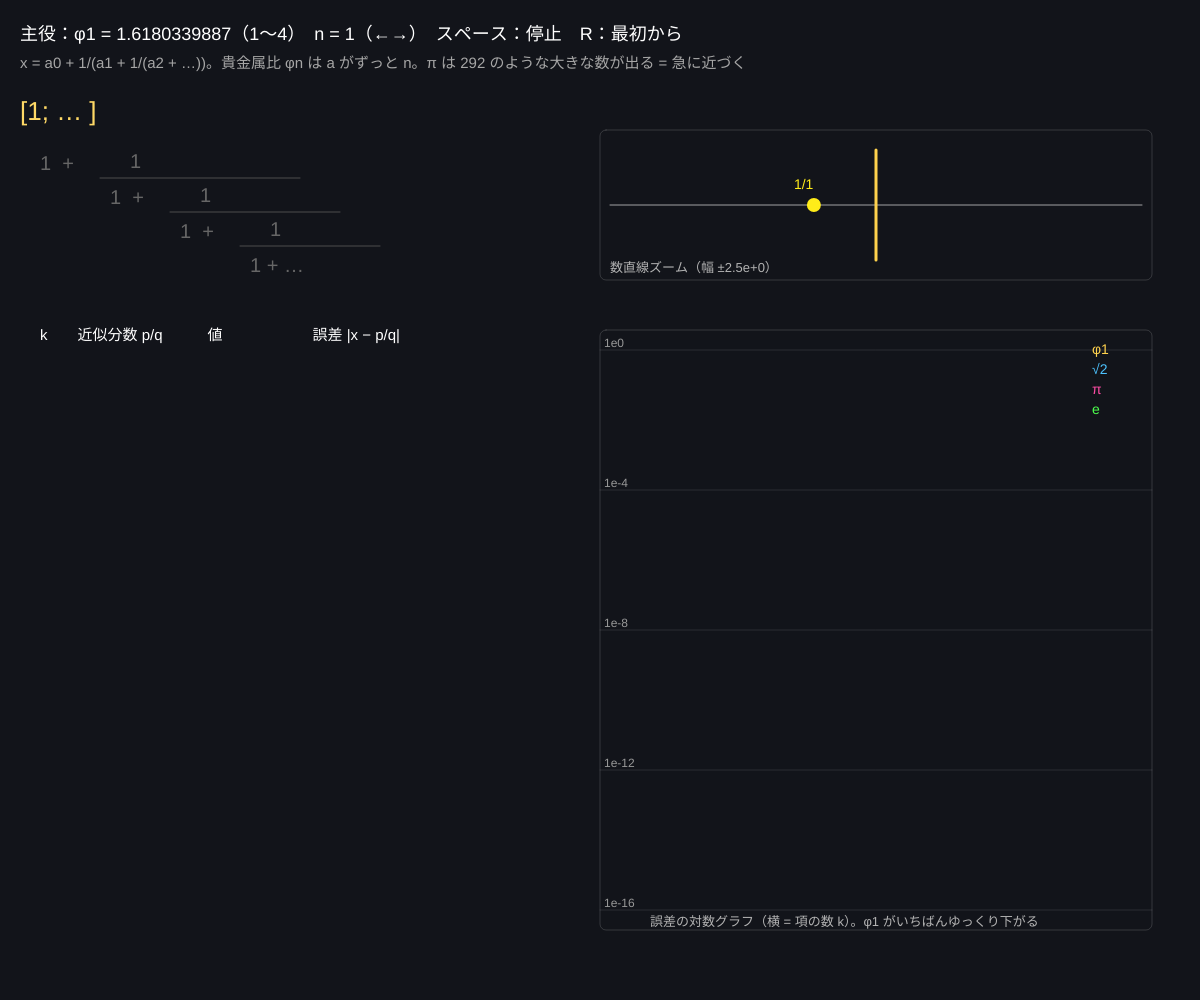
Frame 1 (no input)
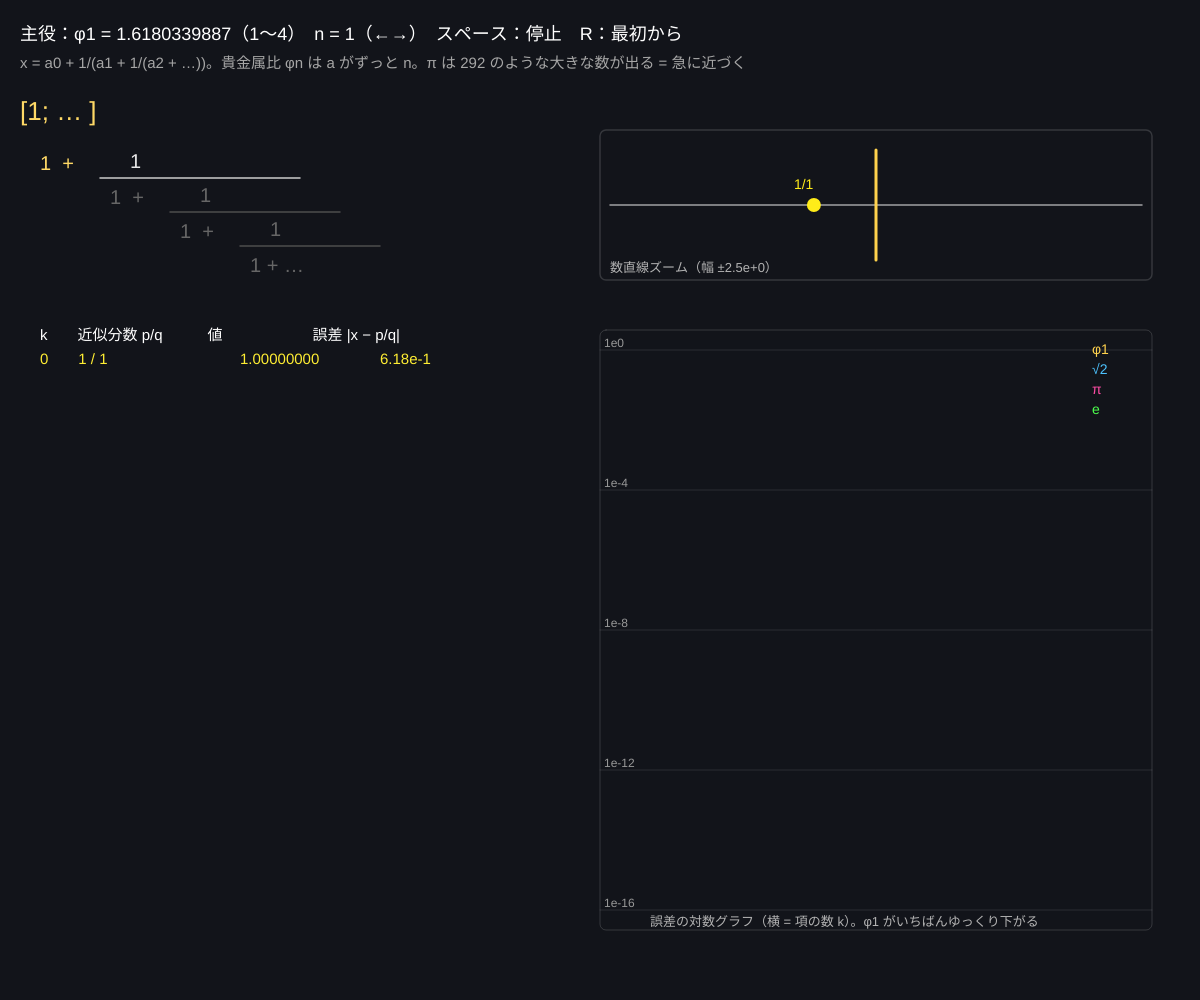
Frame 60 (no input)
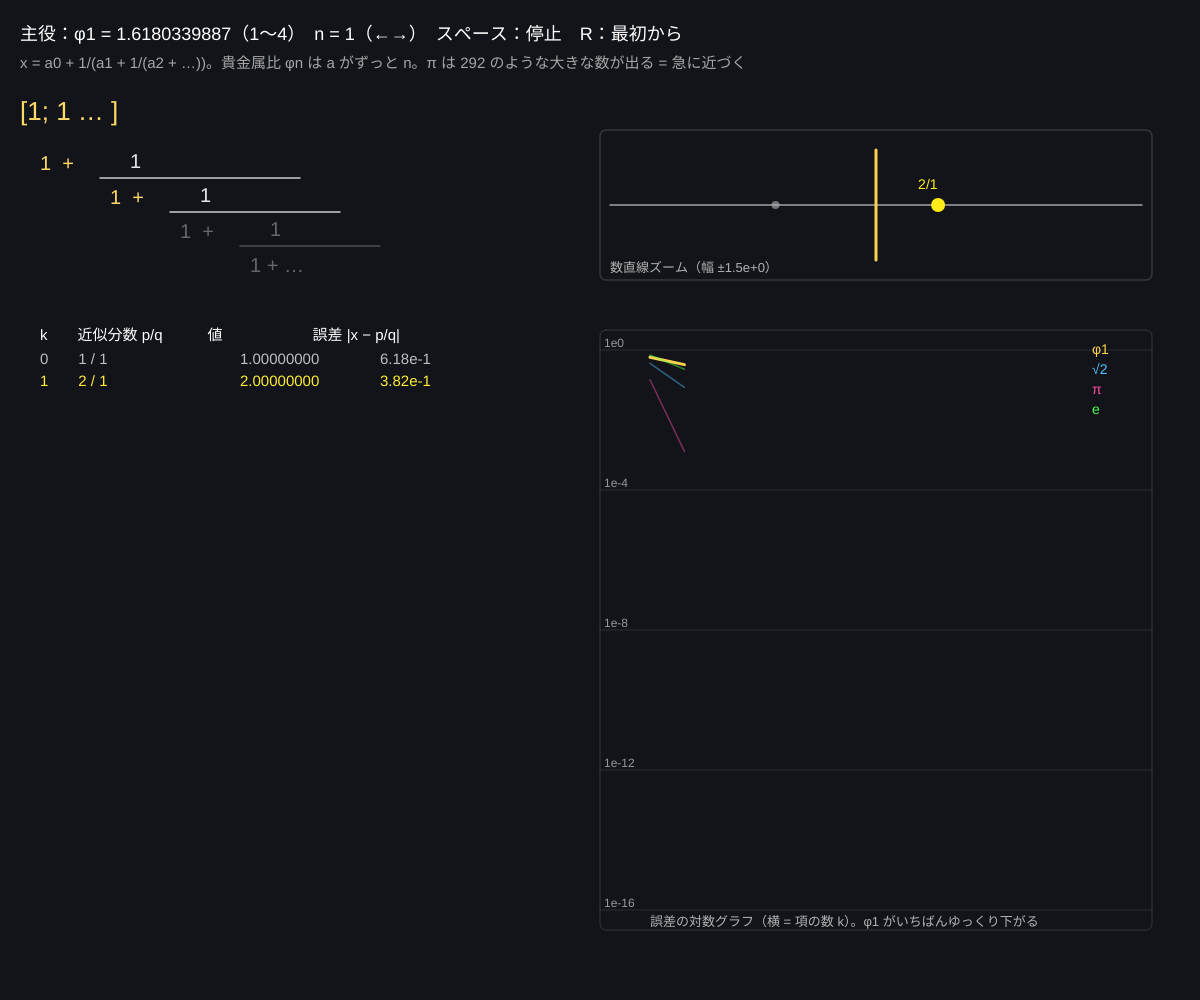
Frame 120 (the mouse pressed at the canvas centre since frame 60)

The p5.js sketch that drew these frames (run headless with seeded random() and noise() and a simulated clock; from frame 60 on, the mouse is pressed at the canvas centre):

// p5.js sketch
// ── sketch.js
// ============================================
// 02 連分数 ─ φn = [n; n, n, n, …]
// 数 x を「整数部分 + 1/(残り)」とくり返し分解する。貴金属比はずっと同じ数 n が並ぶ
// 途中で打ち切った分数（近似分数 p/q）がどれだけ速く x に近づくか、誤差を対数グラフで比べる
// ←→ = n / 1〜4 = 主役の数（1 φn・2 √2・3 π・4 e）/ スペース = 一時停止 / R = 最初から
// ============================================

let n = 1;               // ★ 貴金属比の n
let terms = 14;          // ★ 何項まで計算するか
let who = 1;             // 主役（1〜4）
let shownK = 0;          // アニメーションで見えている項の数
let paused = false;
let timer = 0;

function setup() {
  createCanvas(windowWidth, windowHeight);
  colorMode(HSB, 360, 100, 100, 100);
}

// 比べる数たち
function numbers() {
  return [
    { name: 'φ' + n, v: metallic(n), hue: 45 },
    { name: '√2', v: Math.SQRT2, hue: 200 },
    { name: 'π', v: Math.PI, hue: 330 },
    { name: 'e', v: Math.E, hue: 120 },
  ];
}

function draw() {
  background(220, 30, 10);
  if (!paused) {
    timer++;
    if (timer > 45) { timer = 0; shownK = shownK >= terms ? 1 : shownK + 1; }
  }
  let nums = numbers();
  let main = nums[who - 1];
  let cf = contFrac(main.v, terms);
  let cv = convergents(cf);

  noStroke();
  fill(0, 0, 100);
  textSize(18);
  text('主役：' + main.name + ' = ' + nf(main.v, 1, 10) + '（1〜4）　n = ' + n + '（←→）　スペース：停止　R：最初から', 20, 40);
  fill(0, 0, 65);
  textSize(15);
  text('x = a0 + 1/(a1 + 1/(a2 + …))。貴金属比 φn は a がずっと n。π は 292 のような大きな数が出る = 急に近づく', 20, 68);

  // 連分数の並び [a0; a1, a2, ...]
  textSize(26);
  fill(main.hue, 60, 100);
  let s = '[' + cf[0] + ';';
  for (let i = 1; i < min(shownK, cf.length); i++) s += ' ' + cf[i] + (i < shownK - 1 ? ',' : '');
  text(s + ' … ]', 20, 120);

  // 入れ子の分数（はじめの 4 段）
  drawNested(cf, 40, 170, main.hue);

  // 近似分数の表
  let tx = 40, ty = 340;
  textSize(15);
  fill(0, 0, 100);
  text('k　　近似分数 p/q　　　値　　　　　　誤差 |x − p/q|', tx, ty);
  for (let k = 0; k < min(shownK, cv.length, 12); k++) {
    let err = abs(main.v - cv[k].p / cv[k].q);
    fill(k === shownK - 1 ? color(55, 80, 100) : color(0, 0, 75));
    text(k + '　　' + cv[k].p + ' / ' + cv[k].q, tx, ty + 24 + k * 22);
    text(nf(cv[k].p / cv[k].q, 1, 8), tx + 200, ty + 24 + k * 22);
    text(err < 1e-15 ? '< 1e-15' : err.toExponential(2), tx + 340, ty + 24 + k * 22);
  }

  // 数直線のズーム：近似分数が左右交互に近づく
  drawNumberLine(main, cv, width * 0.5, 130, width * 0.46, 150);

  // 誤差の対数グラフ（4 つの数を重ねる）
  drawErrorPlot(nums, width * 0.5, 330, width * 0.46, height - 400);
}

// a0 + 1/(a1 + 1/(a2 + …)) を階段状に描く
function drawNested(cf, x, y, hue) {
  textSize(20);
  for (let i = 0; i < 4 && i < cf.length; i++) {
    let on = i < shownK;
    fill(on ? color(hue, 60, 100) : color(0, 0, 40));
    let xx = x + i * 70, yy = y + i * 34;
    text(cf[i] + (i < 3 ? '  +' : ' + …'), xx, yy);
    if (i < 3) {
      stroke(0, 0, on ? 80 : 30);
      line(xx + 60, yy + 8, xx + 260 - i * 30, yy + 8);
      noStroke();
      fill(0, 0, on ? 90 : 40);
      text('1', xx + 90, yy - 2);
    }
  }
}

function drawNumberLine(main, cv, x, y, w, h) {
  noFill();
  stroke(0, 0, 100, 15);
  rect(x, y, w, h, 6);
  let k = max(0, min(shownK, cv.length) - 1);
  // 表示する幅：最新の誤差の 4 倍くらいまで寄る
  let err = abs(main.v - cv[k].p / cv[k].q);
  let span = max(err * 4, 1e-12);
  let toX = v => x + w / 2 + ((v - main.v) / span) * (w * 0.45);
  stroke(0, 0, 100, 60);
  line(x + 10, y + h / 2, x + w - 10, y + h / 2);
  stroke(main.hue, 70, 100);
  strokeWeight(3);
  line(toX(main.v), y + 20, toX(main.v), y + h - 20);
  strokeWeight(1);
  for (let i = 0; i <= k; i++) {
    let px = toX(cv[i].p / cv[i].q);
    if (px < x || px > x + w) continue;
    noStroke();
    fill(i === k ? color(55, 90, 100) : color(0, 0, 70, 60));
    circle(px, y + h / 2, i === k ? 14 : 8);
    if (i === k) { textSize(14); text(cv[i].p + '/' + cv[i].q, px - 20, y + h / 2 - 16); }
  }
  noStroke();
  fill(0, 0, 70);
  textSize(13);
  text('数直線ズーム（幅 ±' + span.toExponential(1) + '）', x + 10, y + h - 8);
}

function drawErrorPlot(nums, x, y, w, h) {
  noFill();
  stroke(0, 0, 100, 15);
  rect(x, y, w, h, 6);
  let yOf = e => y + h - 20 - map(constrain(log10(max(e, 1e-16)), -16, 0), -16, 0, 0, h - 40);
  // 目盛り
  for (let d = 0; d >= -16; d -= 4) {
    stroke(0, 0, 100, 10);
    line(x, yOf(pow(10, d)), x + w, yOf(pow(10, d)));
    noStroke();
    fill(0, 0, 60);
    textSize(12);
    text('1e' + d, x + 4, yOf(pow(10, d)) - 3);
  }
  for (let j = 0; j < nums.length; j++) {
    let cv = convergents(contFrac(nums[j].v, terms));
    stroke(nums[j].hue, 70, 100, j === who - 1 ? 100 : 45);
    strokeWeight(j === who - 1 ? 3 : 1.5);
    noFill();
    beginShape();
    for (let k = 0; k < min(shownK, cv.length); k++) {
      vertex(x + 50 + k * (w - 70) / terms, yOf(abs(nums[j].v - cv[k].p / cv[k].q)));
    }
    if (min(shownK, cv.length) === 0) vertex(x + 50, yOf(1));
    endShape();
    noStroke();
    fill(nums[j].hue, 70, 100);
    textSize(14);
    text(nums[j].name, x + w - 60, y + 24 + j * 20);
  }
  fill(0, 0, 70);
  textSize(13);
  text('誤差の対数グラフ（横 = 項の数 k）。φ1 がいちばんゆっくり下がる', x + 50, y + h - 4);
}

function keyPressed() {
  if (key >= '1' && key <= '4') { who = int(key); shownK = 0; }
  if (key === RIGHT_ARROW) { n = min(n + 1, 9); shownK = 0; }
  if (key === LEFT_ARROW) { n = max(n - 1, 1); shownK = 0; }
  if (key === ' ') paused = !paused;
  if (key === 'r' || key === 'R') { shownK = 0; timer = 0; }
}

function windowResized() { resizeCanvas(windowWidth, windowHeight); }

// ---------- やってみよう ----------
// 1. π の近似分数 22/7 と 355/113 を表で見つけよう。355/113 のあとの項 292 が大きいのが理由
// 2. n を大きくすると誤差の下がり方はどうなる？ 1 項ごとにおよそ 1/φn² 倍ずつ
// 3. numbers() に √3 や (1+√5)/2 以外の好きな数を足して連分数を見てみよう（√3 = [1; 1, 2, 1, 2, …]）
// 4. terms を 30 にすると途中から数字が崩れる。コンピュータの小数（倍精度）の限界を体験しよう

// ---------- 道具 ----------
function metallic(k) { return (k + Math.sqrt(k * k + 4)) / 2; }
// 連分数の係数 [a0, a1, ...]
function contFrac(x, m) {
  let a = [];
  for (let i = 0; i < m; i++) {
    let f = Math.floor(x);
    a.push(f);
    let rest = x - f;
    if (rest < 1e-12) break;
    x = 1 / rest;
  }
  return a;
}
// 近似分数 p_k / q_k（漸化式 p_k = a_k p_{k-1} + p_{k-2}）
function convergents(a) {
  let out = [], p0 = 1, q0 = 0, p1 = a[0], q1 = 1;
  out.push({ p: p1, q: q1 });
  for (let i = 1; i < a.length; i++) {
    let p2 = a[i] * p1 + p0, q2 = a[i] * q1 + q0;
    out.push({ p: p2, q: q2 });
    p0 = p1; q0 = q1; p1 = p2; q1 = q2;
  }
  return out;
}
function log10(v) { return Math.log(v) / Math.LN10; }
